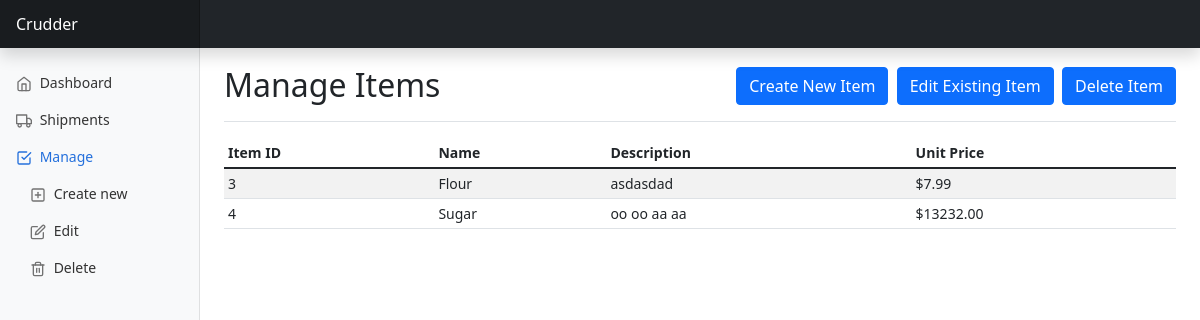
The page /manage on the database as committed earlier.
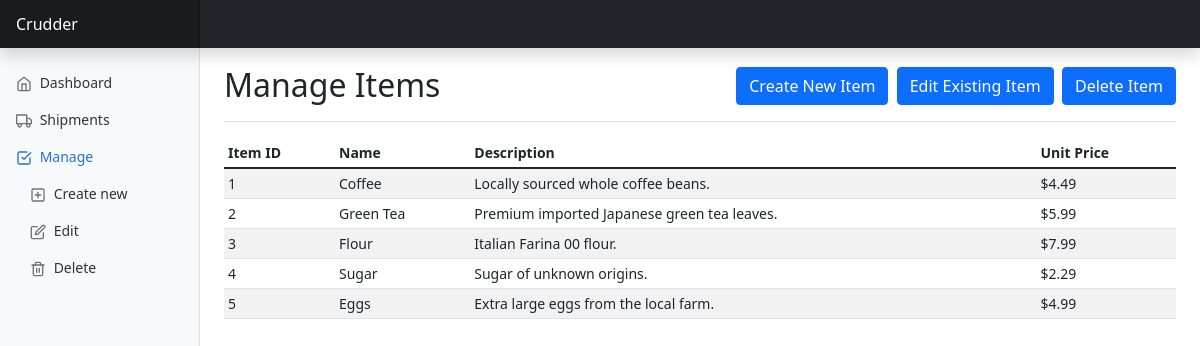
The same page on the database as committed later.
### tables this page shows
CREATE TABLE items (
  id INTEGER PRIMARY KEY AUTOINCREMENT,
  name TEXT,
  description TEXT,
  price REAL
);

### app.py (the view)
@app.route('/manage')
def manage():
    conn = db.get_db_connection()
    items = db.execute_query(
        conn=conn,
        query=constants.GET_ITEMS_QUERY
    ).fetchall()
    conn.close()
    return render_template('manage.html', items=items)

### db.py (called while the page is built)
def get_db_connection(db='database.db'):
    conn = sqlite3.connect(db)
    conn.row_factory = sqlite3.Row
    return conn

def get_db_cursor(conn):
    return conn.cursor()

def execute_query(conn, query, args=None):
    cursor = get_db_cursor(conn)
    if args:
        cursor.execute(query, args)
    else:
        cursor.execute(query)
    conn.commit()
    return cursor

### templates/manage.html (shortened to what this page needs)
{% extends "base.html" %}
{% block sidebar %}
  <li class="nav-item">
    <a class="nav-link" href="/index">
      <span data-feather="home"></span>
      Dashboard
    </a>
  </li>
  <li class="nav-item">
    <a class="nav-link" href="/shipments">
      <span data-feather="truck"></span>
      Shipments
    </a>
  </li>
  <li class="nav-item">
    <a class="nav-link active" aria-current="page" href="/manage">
      <span data-feather="check-square"></span>
      Manage
    </a>
    <ul class="nav flex-column">
      <li class="nav-item"><a class="nav-link" href="/manage/create">
        <span data-feather="plus-square"></span>
        Create new
      </a>
      </li>
      <li class="nav-item"><a class="nav-link" href="/manage/edit">
        <span data-feather="edit"></span>
        Edit
      </a>
      </li>
      <li class="nav-item"><a class="nav-link" href="/manage/delete">
        <span data-feather="trash-2"></span>
        Delete
      </a>
      </li>
    </ul>
  </li>
{% endblock %}
{% block header %}Manage Items{% endblock %}
{% block task_buttons %}
  <a href="/manage/create" class="btn btn-primary">Create New Item</a>
  <a href="/manage/edit" class="btn btn-primary">Edit Existing Item</a>
  <a href="/manage/delete" class="btn btn-primary">Delete Item</a>
{% endblock %}
{% block content %}
  <div class="table-responsive">
    <table class="table table-striped table-sm">
      <thead>
        <tr>
          <th scope="col">Item ID</th>
          <th scope="col">Name</th>
          <th scope="col">Description</th>
          <th scope="col">Unit Price</th>
        </tr>
      </thead>
      <tbody>
      {% for item in items %}
        <tr>
          <td>{{ item["id"] }}</td>
          <td>{{ item["name"] }}</td>
          <td>{{ item["description"] }}</td>
          <td>{{ "${:.2f}".format(item["price"]) }}</td>
        </tr>
      {% endfor %}</tbody>
    </table>
  </div>
{% endblock %}

### templates/base.html (shortened to what this page needs)
<!DOCTYPE html>
<html lang="en">
  <head>
    <link href="https://cdn.jsdelivr.net/npm/bootstrap@5.1.3/dist/css/bootstrap.min.css" rel="stylesheet"
>
    <link href="/static/dashboard.css" rel="stylesheet">
  </head>
  <body>
<header class="navbar navbar-dark sticky-top bg-dark flex-md-nowrap p-0 shadow">
  <a class="navbar-brand col-md-3 col-lg-2 me-0 px-3" href="/index">Crudder</a>
</header>
<div class="container-fluid">
  <div class="row">
    <nav id="sidebarMenu" class="col-md-3 col-lg-2 d-md-block bg-light sidebar collapse">
      <div class="position-sticky pt-3">
        <ul class="nav flex-column">
        {% block sidebar %}{% endblock %}
        </ul>
      </div>
    </nav>
    <main class="col-md-9 ms-sm-auto col-lg-10 px-md-4">
      <div class="d-flex justify-content-between flex-wrap flex-md-nowrap align-items-center pt-3 pb-2 mb-3 border-bottom">
        <h1 class="h2 pull-left">{% block header %}Welcome!{% endblock %}</h1>
        <h1 class="h2 pull-right">{% block task_buttons %}{% endblock %}</h1>
      </div>
    {% block content %}{% endblock %}
    </main>
  </div>
</div>
  </body>
</html>

### static/dashboard.css (style rules this page uses)
body { font-size: .875rem; }
li > ul > li { padding-left: 1em; }
.feather { width: 16px; height: 16px; vertical-align: text-bottom; }
.sidebar { position: fixed; top: 0; bottom: 0; left: 0; z-index: 100; padding: 48px 0 0; box-shadow: inset -1px 0 0 rgba(0, 0, 0, .1); }
.sidebar .nav-link { font-weight: 500; color: #333; }
.sidebar .nav-link .feather { margin-right: 4px; color: #727272; }
.sidebar .nav-link.active { color: #2470dc; }
.sidebar .nav-link:hover .feather, .sidebar .nav-link.active .feather { color: inherit; }
.navbar-brand { padding-top: .75rem; padding-bottom: .75rem; font-size: 1rem; background-color: rgba(0, 0, 0, .25); box-shadow: inset -1px 0 0 rgba(0, 0, 0, .25); }

Rows that differ between the two databases and show on the page:
added items: id "1", name "Coffee", description "Locally sourced whole coffee beans.", price "$4.49"
added items: id "2", name "Green Tea", description "Premium imported Japanese green tea leaves.", price "$5.99"
changed items "Flour": description "asdasdad" → "Italian Farina 00 flour."
changed items "Sugar": description "oo oo aa aa" → "Sugar of unknown origins."; price "$13232.00" → "$2.29"
added items: id "5", name "Eggs", description "Extra large eggs from the local farm.", price "$4.99"
